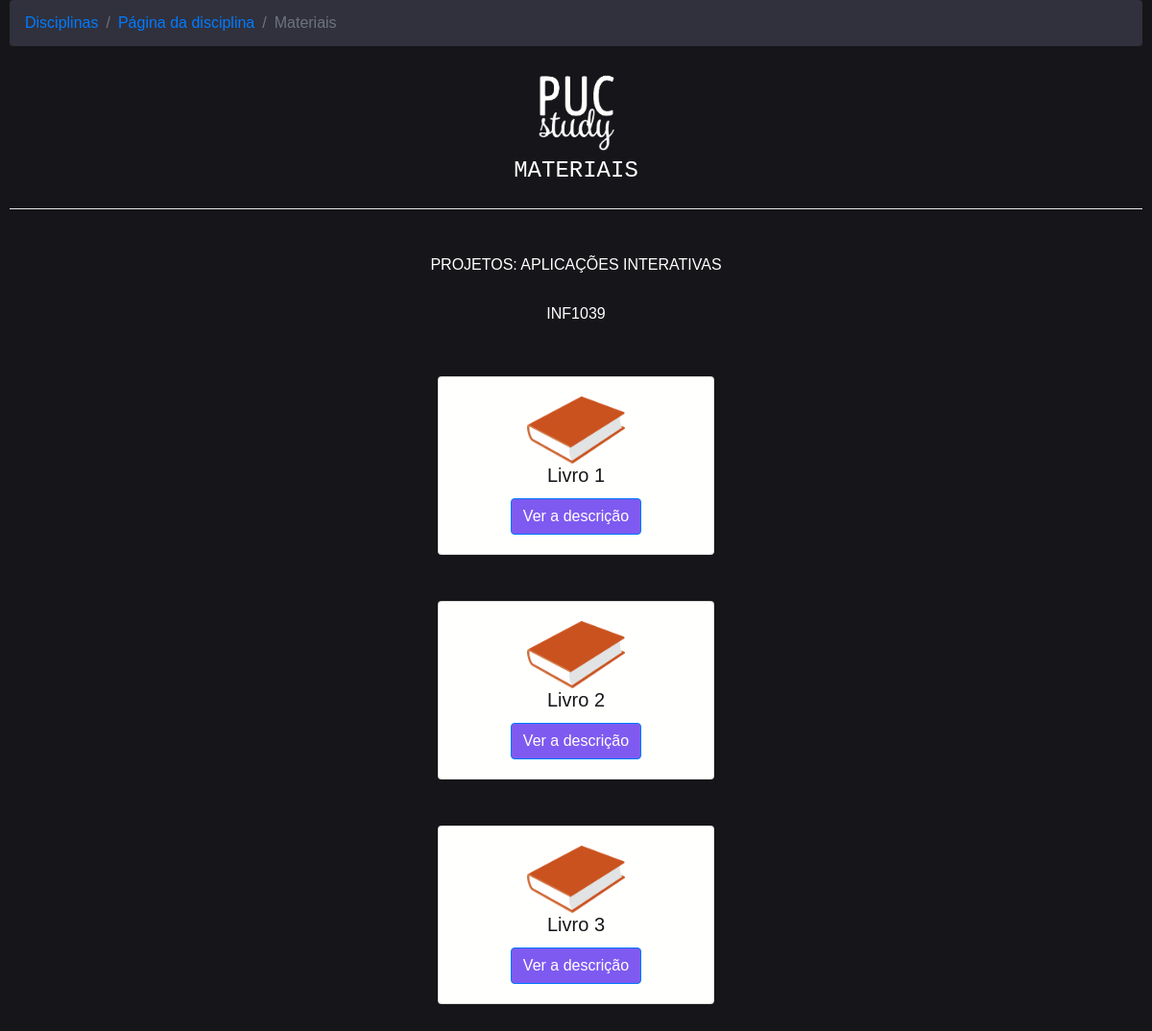
/materiais/1/, run on the app's committed database.
### first/models.py (models this page shows, shortened)
class Disciplina(models.Model):
    nome=models.CharField(max_length=100)
    codigo=models.CharField(max_length=7)
    professores=models.TextField()

class Material(models.Model):
    nome=models.CharField(max_length=100)
    descricao=models.TextField()
    disciplina=models.ManyToManyField(Disciplina)

### first/views.py (the view)
# urls.py: path('materiais/<int:pk>/', views.materiais, name='materiais'),
def materiais(request, pk):
    disciplina = Disciplina.objects.get(id=pk)
    materiais = disciplina.material_set.all()
    return render(request, 'materiais.html', {'disciplina':disciplina, 'materiais':materiais})

### first/templates/materiais.html (shortened to what this page needs)
<!DOCTYPE html>
<html lang="pt-br">
<head>
    <link rel="stylesheet" href="https://stackpath.bootstrapcdn.com/bootstrap/4.1.3/css/bootstrap.min.css">
</head>
<body>
<nav aria-label="breadcrumb">
    <ol class="breadcrumb" style = "background: #31313d;">
        <li class="breadcrumb-item"><a href="{% url 'menu' %}">Disciplinas</a></li>
        <li class="breadcrumb-item"><a href="{% url 'disciplina' disciplina.id %}">Página da disciplina</a></li>
        <li class="breadcrumb-item active" aria-current="page">Materiais</li>
    </ol>
</nav>
<img class="logo" src="../../static/logo puc study.png" alt="Logo escrito PUC Study" height = "100"></img>
<h4  style = "display: block; margin:auto; font-family: OCR A Std, monospace;">
    MATERIAIS
</h4>
<hr class="my-4" style = "background-color: #fffffe"> <br>
    <h6> {{disciplina.nome}}</h6> <br>
    <h6> {{disciplina.codigo}}</h6> <br> <br>
{% for material in materiais %}
    <div class="card" style="width: 18rem; margin: auto; background-color: #fffffe;">
        <div class="card-body">
            <img src="../../static/livro.png" alt="Imagem de capa do card" height="70">
            <br><h5 class="card-title" style = "color: #16161a">{{material.nome}}</h5>
            <button type="button" class="btn btn-primary" data-toggle="modal" data-target="#ModalLongoExemplo" style= "background-color: #7f5af0; color: #fffffe">
                Ver a descrição
            </button>
        </div>
    </div>
  <br>
  <br>
{% endfor %}
  </body>
  </html>

### first/templates/materiais.html (style rules this page uses)
body { background:#16161a; text-align: center; padding-left: 10px; padding-right: 10px; font-family: allumi-std, sans-serif; font-style: normal; font-weight: 500; color: #fffffe; }

### data on the page
Disciplina: nome "PROJETOS: APLICAÇÕES INTERATIVAS", codigo "INF1039"
Material: nome "Livro 1"
Material: nome "Livro 2"
Material: nome "Livro 3"
